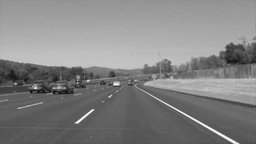
#> input picture canny_and_hough/results/gauss_0.jpg, 256 x 144 px, shrunk from 960 x 540 before the run, given in place of noise_image.png, which was not available
$ python median_filter.py
#> lines starting #> are read from the running program, lines starting #| are printed output that depends on the picture; pictures that were not available may be replaced by others from this repository, and a replacement may not be noted
import numpy as np
import cv2
import os
import matplotlib.pyplot as plt

def load_image(path: str) -> np.ndarray:
    """
    This function loads an image using OpenCV-python built-in method and converts it into RGB from BGR.
    :param path:  str -- full or relative path to the image file
    :return: np.ndarray -- RGB image (channels last)
    """
#> called with path = './noise_image.png'
    return cv2.cvtColor(cv2.imread(path), cv2.COLOR_BGR2RGB)
#> returned value is the input picture: shape (144, 256, 3); min 2, max 255, mean 130.7


def grayscale(img: np.ndarray, weights: tuple = (0.2989, 0.5870, 0.1140)) -> np.ndarray:
    """
    This function replicates OpenCV RGB2GRAY algorithm.
    :param img: np.ndarray -- RGB image (channels last)
    :param weights: tuple -- weighting for the grayscale conversion (defaults to CCIR 601)
    :return: np.ndarray -- grayscale-converted image
    """
#> called with weights = (0.299, 0.587, 0.114)
    assert img.shape[-1] == 3, "Images with the number of channels not equal to 3 are not supported."
    return np.dot(img, weights).astype(np.uint8)
#> returned value: shape (144, 256)


def median_(a: np.ndarray) -> np.ndarray:
    """
    :param a: numpy array
    :return: median value
    """
    f_a = a.flatten()  # flattened array
    idx1 = int(np.floor((len(f_a)-1)/2))
    idx2 = int(np.ceil((len(f_a)-1)/2))
    s_a = np.sort(f_a)  # sorted array
    return np.mean((s_a[idx1], s_a[idx2])).astype(a.dtype)


def ceil_(x: int, y: int) -> int:
    """
    A function for obtaining the number of strides along an image dimension.
    :param x: int -- image dimension
    :param y: int -- stride value
    :return: int -- number of strides plus 1
    """
    return x//y + 1


def relu_(x: float) -> float:
    """
    Simple Rectified Linear Unit implementation. Supports only single values as inputs.
    :param x: float -- input value
    :return: 0 if x < 0, else x
    """
    return max(0, x)


def conv2d_grayscale(img: np.ndarray, kernel: np.ndarray) -> np.ndarray:
    """
    Simple convolution function. It implements "same" padding scheme (and therefore doesn't support any stride
    values except for 1). It also does not support multichannel images (however, it can be called for each channel
    separately). ReLU activation function is applied after each convolution step.
    :param img: np.ndarray -- grayscale image (2D array)
    :param kernel: np.ndarray -- filter with odd dimensions (2D array)
    :return: np.ndarray -- resulting feature map
    """
    assert len(img.shape) == 2, "This function works only with grayscale or binary images (single channel)."
    assert len(kernel.shape) == 2, "Kernel must be two-dimensional."
    assert kernel.shape[0] * kernel.shape[1] // 2 != 0, "Filter dimensions must be odd."

    # Placeholder for the convolution output
    output = np.zeros_like(img)
    # Add zero padding to the input image
    pd_img = np.zeros((img.shape[0] + 2, img.shape[1] + 2))
    pd_img[1:-1, 1:-1] = img
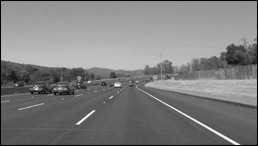
#> pd_img: shape (146, 258) float64; min 0, max 254, mean 126.9
    # Loop over every pixel of the image
    for x in range(img.shape[1]):
        for y in range(img.shape[0]):
            # element-wise multiplication of the kernel and the image
            output[y, x] = relu_((kernel * pd_img[y: y + 3, x: x + 3]).sum())
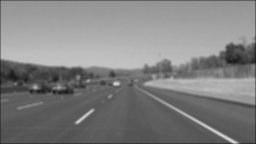
#> output: shape (144, 256); min 24, max 219, mean 128.4
    return output.astype(np.uint8)


def apply_median_filter(img: np.ndarray) -> np.ndarray:

    """
    :param img: 2D np.ndarray (grayscale image)
    :return: grayscale denoised image
    """

    assert len(img.shape) == 2, "This function works only with grayscale or binary images (single channel)."

    # Placeholder for the convolution output
    output = np.zeros_like(img)
    # Add zero padding to the input image
    pd_img = np.zeros((img.shape[0] + 2, img.shape[1] + 2))
    pd_img[1:-1, 1:-1] = img
    # Loop over every pixel of the image
    for x in range(img.shape[1]):
        for y in range(img.shape[0]):
            # element-wise multiplication of the kernel and the image
            output[y, x] = relu_(median_(pd_img[y: y + 3, x: x + 3]))
#> this loop made 256 passes
    return output.astype(np.uint8)


def calculate_histogram(img: np.ndarray) -> tuple:
    """
    :param img: 2D numpy array (grayscale image)
    :return: (x: list, y: list) -- a tuple containing possible pixel values and their amounts in the image
    """

    hist_data = ([], [])
    for pixel_value in np.arange(0,256,1):
        hist_data[0].append(pixel_value)
        hist_data[1].append(img[img == pixel_value].size)

    return hist_data


def main(path: str) -> None:
    img = load_image(path)  # loading image using the custom function
    gs_img = grayscale(img)  # converting image to grayscale using the custom function

    mean_filter = np.asarray([
        [1, 1, 1],
        [1, 1, 1],
        [1, 1, 1]
    ]).astype(np.float32)

    mean_filter /= mean_filter.size

    # apply mean filter to the grayscale image
    mean_img = conv2d_grayscale(gs_img, mean_filter)

    # apply median filter to the grayscale image
    median_img = apply_median_filter(gs_img)

    if not os.path.exists("./results/"):
        os.mkdir("./results/")

    _, img_ext = path.split("/")[-1].split('.')

    cv2.imwrite(f"./results/output1.{img_ext}", mean_img)
    cv2.imwrite(f"./results/output2.{img_ext}", median_img)

    hist_names = ["noise_image_his.png", "output1_his.png", "output2_his.png"]

    # calculate histograms
    for item, name in zip([gs_img, mean_img, median_img], hist_names):
        x, y = calculate_histogram(item)
        fig, ax = plt.subplots()
        ax.bar(x, y, align='center')
        fig.savefig(f"./results/{name}")
        del fig
        del ax
#> this loop made 3 passes
#> name on passes 1 to 3: 'noise_image_his.png', 'output1_his.png', 'output2_his.png'
#> pass 1, in main, `fig.savefig(f"./results/{name}")`:
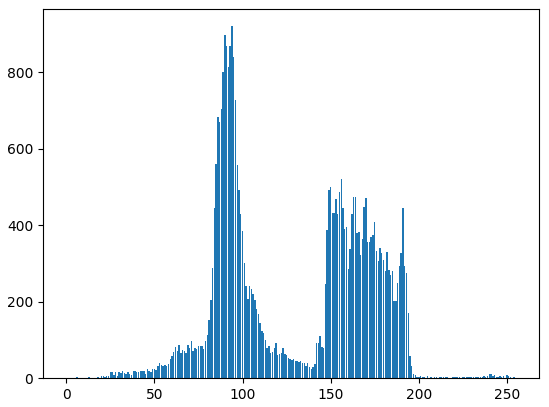
#> figure drawn by matplotlib, 1 panel; tallest bar 920 high, from x = 93.6 to 94.4
#> pass 2, in main, `fig.savefig(f"./results/{name}")`:
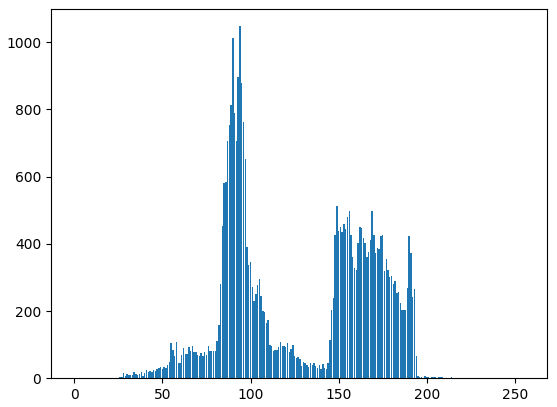
#> figure drawn by matplotlib, 1 panel; tallest bar 1048 high, from x = 93.6 to 94.4


if __name__ == "__main__":
    image_path = "./noise_image.png"
    main(image_path)
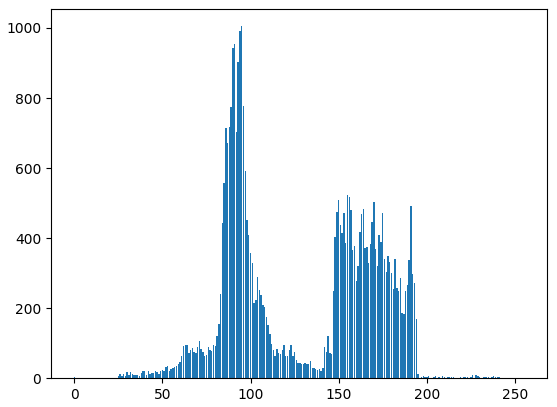
#> figure drawn by matplotlib, 1 panel; tallest bar 1005 high, from x = 94.6 to 95.4

$ run again, on canny_and_hough/results/hough_0.jpg
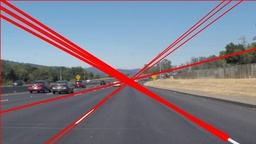
#> input picture canny_and_hough/results/hough_0.jpg, 256 x 144 px, shrunk from 960 x 540 before the run, given in place of noise_image.png, which was not available
#> the loop in apply_median_filter, `for x in range(img.shape[1]):` made 256 passes
#> after the loop in apply_median_filter, `for x in range(img.shape[1]):`:
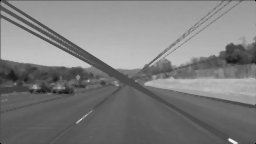
#> output: shape (144, 256); min 0, max 240, mean 125.2
#> the loop in main, `for item, name in zip([gs_img, mean_img, median_img], hist_names):` made 3 passes
#> name on passes 1 to 3: 'noise_image_his.png', 'output1_his.png', 'output2_his.png'
#> `main(image_path)`:
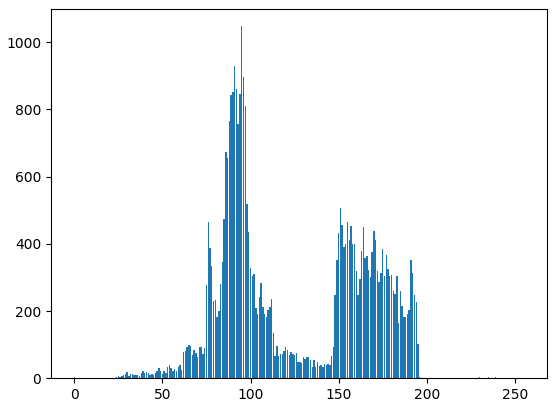
#> figure drawn by matplotlib, 1 panel; tallest bar 1048 high, from x = 94.6 to 95.4

$ run again, on canny_and_hough/results/hough_1.jpg
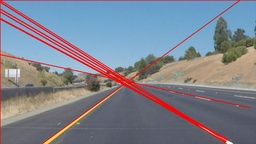
#> input picture canny_and_hough/results/hough_1.jpg, 256 x 144 px, shrunk from 960 x 540 before the run, given in place of noise_image.png, which was not available
#> the loop in apply_median_filter, `for x in range(img.shape[1]):` made 256 passes
#> after the loop in apply_median_filter, `for x in range(img.shape[1]):`:
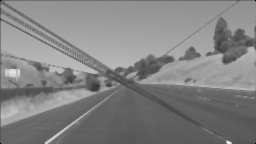
#> output: shape (144, 256); min 0, max 246, mean 130.7
#> the loop in main, `for item, name in zip([gs_img, mean_img, median_img], hist_names):` made 3 passes
#> name on passes 1 to 3: 'noise_image_his.png', 'output1_his.png', 'output2_his.png'
#> `main(image_path)`:
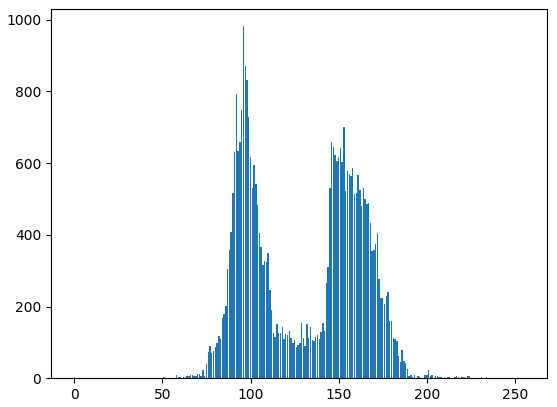
#> figure drawn by matplotlib, 1 panel; tallest bar 982 high, from x = 95.6 to 96.4

$ run again, on canny_and_hough/results/hough_2.jpg
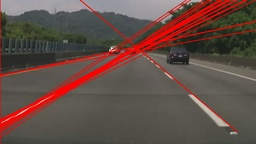
#> input picture canny_and_hough/results/hough_2.jpg, 256 x 144 px, shrunk from 960 x 540 before the run, given in place of noise_image.png, which was not available
#> after the loop in conv2d_grayscale, `for x in range(img.shape[1]):`:
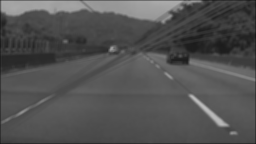
#> output: shape (144, 256); min 25, max 190, mean 82.1
#> the loop in apply_median_filter, `for x in range(img.shape[1]):` made 256 passes
#> the loop in main, `for item, name in zip([gs_img, mean_img, median_img], hist_names):` made 3 passes
#> name on passes 1 to 3: 'noise_image_his.png', 'output1_his.png', 'output2_his.png'
#> pass 2, in main, `fig.savefig(f"./results/{name}")`:
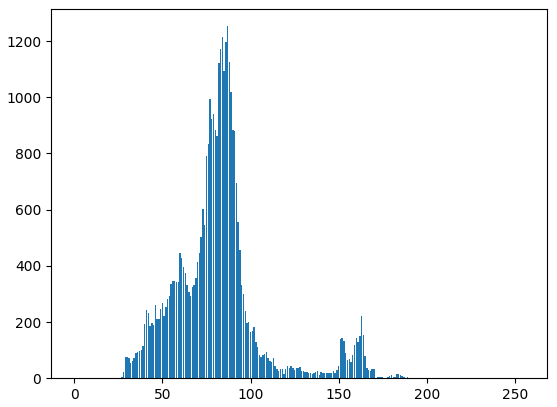
#> figure drawn by matplotlib, 1 panel; tallest bar 1253 high, from x = 86.6 to 87.4
